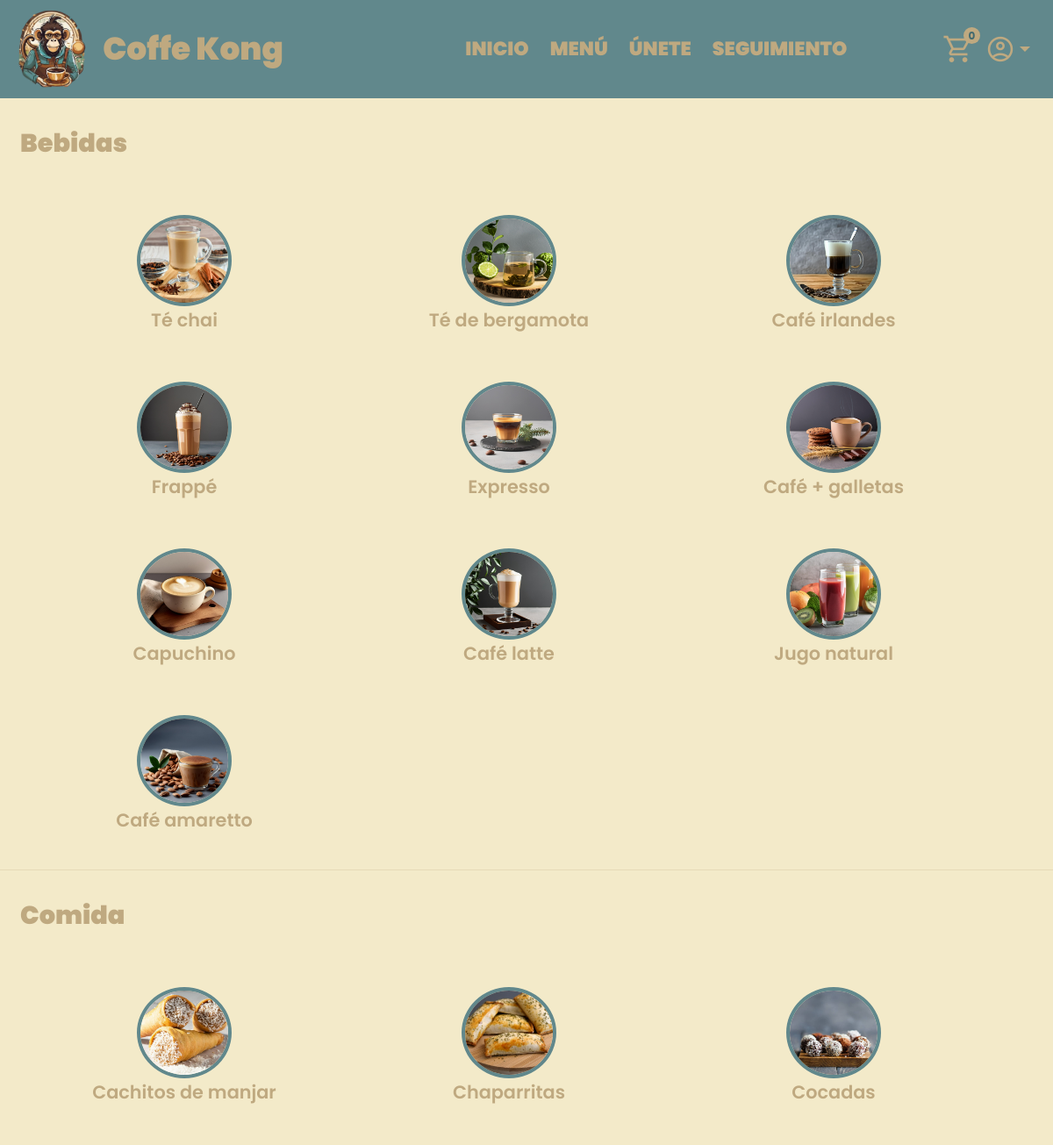
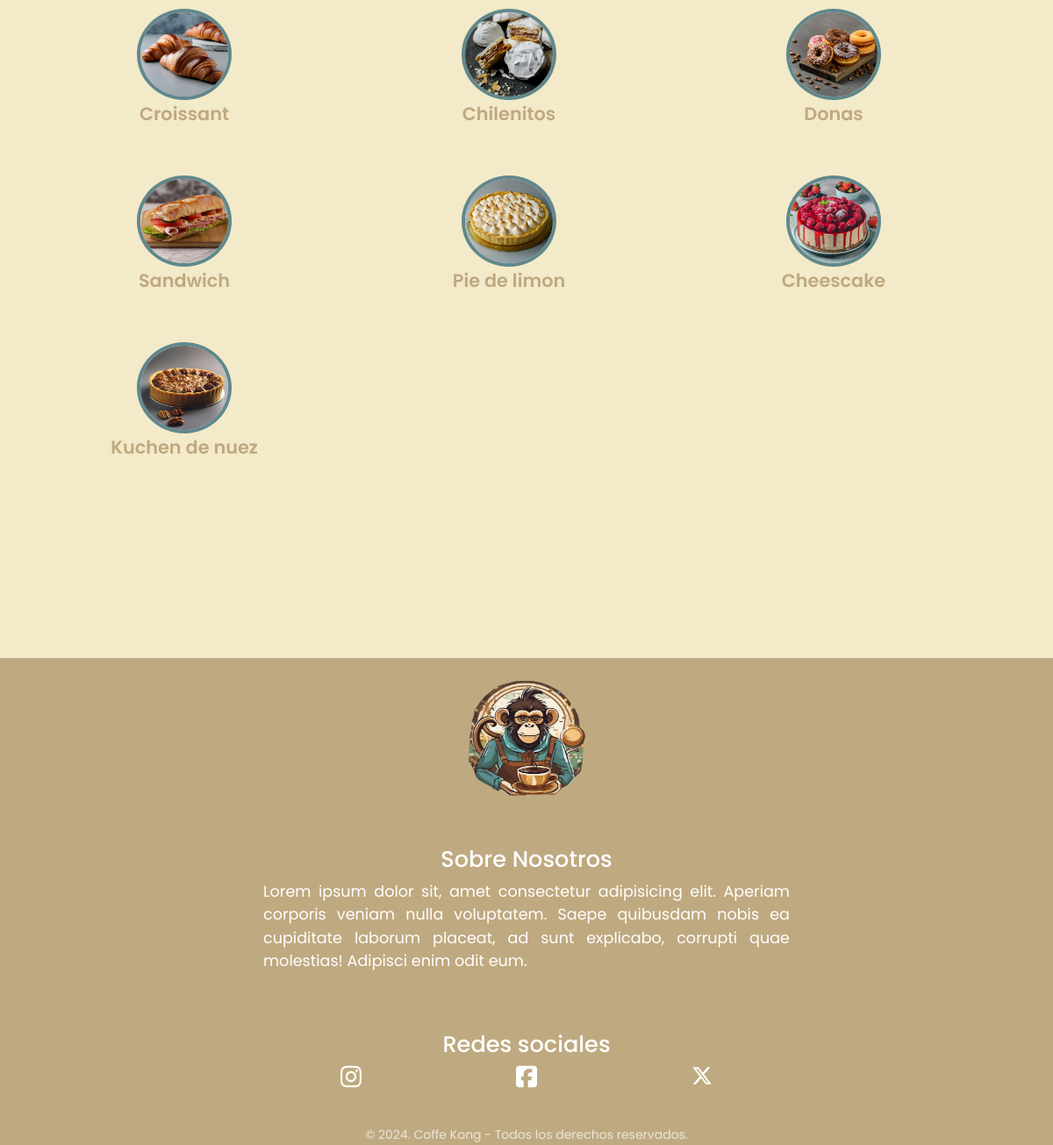
/CoffeKong/menu/, run on the app's committed database (2 pictures, top to bottom).
### CoffeKong/models.py (models this page shows, shortened)
class producto(models.Model):
    id_producto = models.IntegerField(primary_key=True, db_column="idProducto")
    nombre = models.CharField(max_length=50)
    descripcion = models.CharField(max_length=300)
    precio = models.IntegerField()
    imagen = models.CharField(max_length=100)
    tipo = models.ForeignKey("tipoProducto", on_delete=models.CASCADE, db_column="idTipoProducto")

### CoffeKong/views.py (the view)
# urls.py: path("menu/", views.menu, name="menu"),
def menu(request):
    productos = producto.objects.all()
    context = {
        "productos": productos,
    }
    return render(request, "pages/menu.html", context)

### CoffeKong/templates/pages/menu.html (shortened to what this page needs)
<!DOCTYPE html>
<html lang="es">
  <head>
    {% load static %}
    <link rel="stylesheet" href="{% static '/css/bootstrap/bootstrap.min.css' %}" />
    <link rel="stylesheet" href="{% static '/css/style.css' %}" />
    <link rel="stylesheet" href="{% static '/css/responsive.css' %}">
  </head>
  <body>
    {% include "base/header.html" %}
    <main class="container-fluid">
      <section class="group-b">
        <h1>Bebidas</h1>
        <div class="menu-container">
          {% for tmp in productos %}
            {% if tmp.tipo.id_tipoproducto == 'B' %}
              <a href="#" data-bs-toggle="modal" data-bs-target="#modal-{{tmp.id_producto}}">
                <figure class="product">
                  <img src={{tmp.imagen}} alt="Cargando imagen..." />
                  <figcaption>{{tmp.nombre}}</figcaption>
                </figure>
              </a>
            {% endif %}
          {% endfor %}
        </div>
      </section>
      <hr />
      <section class="group-c">
        <h1>Comida</h1>
        <div class="menu-container">
          {% for tmp in productos %}
            {% if tmp.tipo.id_tipoproducto == 'C' %}
              <a href="#" data-bs-toggle="modal" data-bs-target="#modal-{{tmp.id_producto}}">
                <figure class="product">
                  <img src={{tmp.imagen}} alt="Cargando imagen..." />
                  <figcaption>{{tmp.nombre}}</figcaption>
                </figure>
              </a>
            {% endif %}
          {% endfor %}
      </section>
    </main>
    {% include "base/footer.html" %}
  </body>
</html>

### CoffeKong/templates/base/header.html (shortened to what this page needs)
<header class="container-fluid">
    {% load static %}
    <nav class="navbar navbar-expand-lg">
        <div class="container-fluid">
        <a class="navbar-icon" href="{% url 'index' %}">
            <img
            src="{% static '/images/Logo.png' %}"
            width="30"
            height="30"
            class="d-inline-block align-top"
            alt="Cargando imagen..."
            />
            Coffe Kong
        </a>
        <div class="collapse navbar-collapse" id="navbarNav">
            <ul class="navbar-nav">
                <li class="nav-item">
                    <a class="nav-link" href="{% url 'index' %}">INICIO</a>
                </li>
                <li class="nav-item">
                    <a class="nav-link" href="{% url 'menu' %}">MENÚ</a>
                </li>
                <li class="nav-item">
                    <a class="nav-link" href="{% url 'unete' %}">ÚNETE</a>
                </li>
                <li class="nav-item">
                    <a class="nav-link" href="{% url 'seguimiento' %}">SEGUIMIENTO</a>
                </li>
            </ul>
            <div class="right-side">
            <div class="right-side-carro">
                <span
                onclick="desplegar()"
                class="material-symbols-outlined carro"
                data-bs-toggle="offcanvas"
                data-bs-target="#offcanvasRight"
                aria-controls="offcanvasRight"
                >
                </span>
                <span id="shopping-contador">0</span>
            </div>
            <div class="dropdown drop-login">
                <button class="dropdown-toggle drop-button" type="button" id="dropdownMenuButton2" data-bs-toggle="dropdown" aria-expanded="false">
                <span class="material-symbols-outlined acc">account_circle</span>
                </button>
            </div>
            </div>
        </div>
        </div>
    </nav>
</header>

### CoffeKong/templates/base/offcanva.html (shortened to what this page needs)
{% load static %}

### CoffeKong/templates/base/footer.html
<footer class="container-fluid">
    {% load static %}
    <div class="footer-container">
        <div class="group-1">
            <img src="{% static '/images/Logo.png' %}" alt="Cargando imagen..." />
        </div>
        <div class="group-2">
            <h4>Sobre Nosotros</h4>
            <p>
                Lorem ipsum dolor sit, amet consectetur adipisicing elit. Aperiam
                corporis veniam nulla voluptatem. Saepe quibusdam nobis ea
                cupiditate laborum placeat, ad sunt explicabo, corrupti quae
                molestias! Adipisci enim odit eum.
            </p>
        </div>
        <div class="group-3">
            <h4>Redes sociales</h4>
            <div class="social-links">
                <a href="#" class=""><img src="{% static '/images/rrss/instagram.svg' %}" alt=""></a>
                <a href="#" class=""><img src="{% static '/images/rrss/square-facebook.svg' %}" alt=""></a>
                <a href="#" class=""><img src="{% static '/images/rrss/x-twitter.svg' %}" alt=""></a>
            </div>
        </div>
    </div>
    <div class="footer-copy">
        <small>&copy; 2024. Coffe Kong - Todos los derechos reservados.</small>
    </div>
</footer>

### CoffeKong/static/css/style.css (style rules this page uses)
body { box-sizing: border-box; margin: 0; background-color: #F3EAC9; font-family: "Poppins", sans-serif; }
.container-fluid { padding: 0; }
.navbar { background-color: #61888C; font-size: 1.25em; font-weight: 900; }
.navbar .navbar-icon { display: flex; align-items: center; margin-left: 0.313em; font-weight: 900; font-size: 2.5rem; text-decoration: none; color: #BFA980; }
.navbar .navbar-icon img { width: 7.5vw; height: 14vh; margin-right: 0.625rem; }
.navbar .navbar-nav { display: flex; margin: auto; justify-content: space-between; width: 30vw; }
.navbar .navbar-nav .nav-link { color: #BFA980; font-weight: 900; font-size: 1.18rem; text-align: center; }
.navbar .right-side { display: flex; justify-content: end; align-items: center; margin-right: 1em; color: #BFA980; }
.navbar .right-side .right-side-carro { display: flex; justify-content: end; position: relative; }
.navbar .right-side .right-side-carro .carro { font-size: 1.815em; margin-top: 0.625em; margin-bottom: 0.625em; margin-right: 0.188em; color: #BFA980; position: relative; z-index: 0; }
.navbar .right-side .right-side-carro #shopping-contador { display: flex; justify-content: center; align-items: center; width: 1.6em; height: 1.6em; background-color: #BFA980; border-radius: 50%; color: #436A6F; font-size: 0.6em; font-weight: bold; position: absolute; top: 2vh; z-index: 1; }
.navbar .right-side .drop-button { display: flex; align-items: center; justify-content: center; border: none; color: #BFA980; background-color: #61888C; }
.navbar .right-side .drop-button .acc { font-size: 1.815em; color: #BFA980; margin-right: 0; }
footer { width: 100%; height: auto; background-color: #BFA980; margin-top: 12.5em; }
.footer-container { width: 100%; display: flex; justify-content: space-around; gap: 3.125em; padding: 1.25rem; color: white; }
.footer-container .group-1 img { width: 11vw; height: 20vh; }
.footer-container .group-2 p { width: 23vw; text-align: justify; }
.footer-container .group-3 { display: flex; flex-direction: column; text-decoration: none; color: white; }
.footer-container .group-3 .social-links { display: flex; justify-content: space-around; }
.footer-container .group-3 a img { width: 1.535vw; }
.footer-copy { margin-top: 1.25em; text-align: center; color: white; opacity: 70%; }
h1 { font-weight: 900; font-size: 1.875em; margin-top: 1.175em; margin-bottom: 2.25em; margin-left: 0.8em; color: #BFA980; }
.group-b .menu-container, .group-c .menu-container { display: grid; grid-template-columns: repeat(5, 1fr); gap: 1.875em; margin-top: 3.125em; justify-content: center; align-items: center; margin-left: 5em; }
.menu-container .product { display: flex; flex-direction: column; align-items: center; width: 15vw; height: 18vh; }
.menu-container a { text-decoration: none; }
.menu-container .product img { width: 6.5vw; height: 13vh; border-radius: 50%; border: 0.25rem solid #61888C; }
.menu-container .product figcaption { color: #BFA980; font-size: 1.225em; font-weight: 600; }
hr { color: #BFA980; }

### data on the page
producto: imagen (picture), nombre "Té chai"
producto: imagen (picture), nombre "Té de bergamota"
producto: imagen (picture), nombre "Café irlandes"
producto: imagen (picture), nombre "Frappé"
producto: imagen (picture), nombre "Expresso"
producto: imagen (picture), nombre "Café + galletas"
producto: imagen (picture), nombre "Capuchino"
producto: imagen (picture), nombre "Café latte"
producto: imagen (picture), nombre "Jugo natural"
producto: imagen (picture), nombre "Café amaretto"
producto: imagen (picture), nombre "Cachitos de manjar"
producto: imagen (picture), nombre "Chaparritas"
producto: imagen (picture), nombre "Cocadas"
producto: imagen (picture), nombre "Croissant"
producto: imagen (picture), nombre "Chilenitos"
producto: imagen (picture), nombre "Donas"
producto: imagen (picture), nombre "Sandwich"
producto: imagen (picture), nombre "Pie de limon"
producto: imagen (picture), nombre "Cheescake"
producto: imagen (picture), nombre "Kuchen de nuez"
